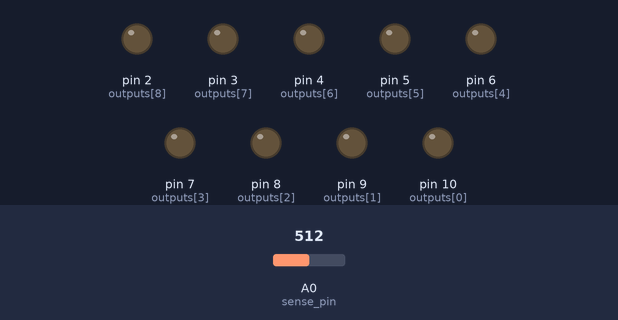
Recording of a sketch running on a simulated Arduino Uno, built with avr-gcc and run on an emulated ATmega328P. On the bench: output pins drawn as LEDs (lit = HIGH). The inputs (shaded band) are chosen by the test bench; at power-on: A0 (sense_pin) = 512.

Above: at 1.2 s.
1.3 s: A0 (sense_pin) set to 549
2.8 s: A0 (sense_pin) set to 582
At 3.4 s:
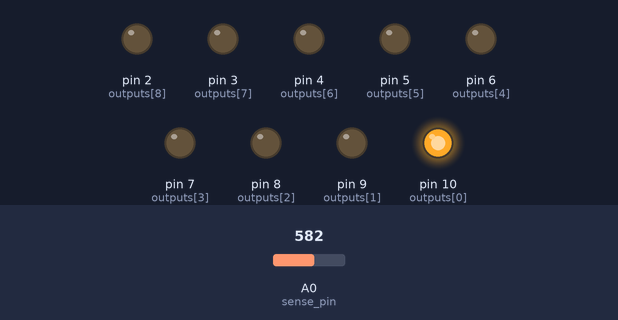
4.3 s: A0 (sense_pin) set to 610
5.8 s: A0 (sense_pin) set to 634
At 6.9 s:
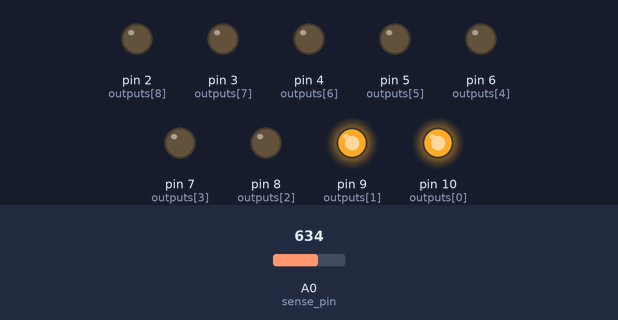
7.3 s: A0 (sense_pin) set to 664
8.8 s: A0 (sense_pin) set to 684
At 9.1 s:
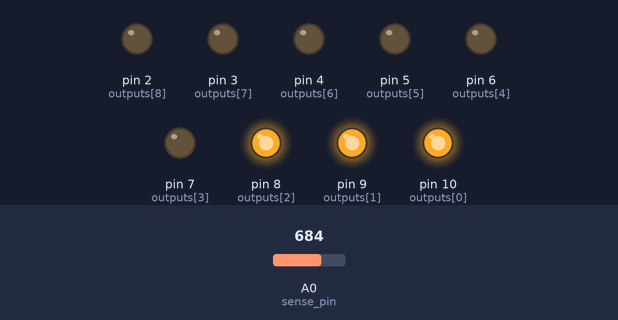
Timing chart, 0 to 11.3 s (numbered marks = the images above; inputs shaded):
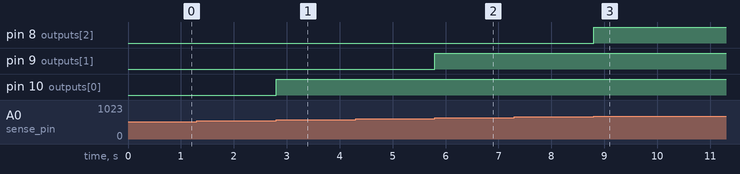

The sketch:

main.ino
```cpp
/**
 * TEJ3M
 * By: Evan Pratten
 */

#define beep boop

// LED outputs
const int outputs[] = {10, 9, 8, 7, 6, 5, 4, 3, 2};
const int output_count = (sizeof(outputs) / sizeof(outputs[0]));

#define sense_pin A0

void setup(){
    // Config, and pull down each output
    for (int i = 0; i < output_count; i++)
    {
        pinMode(outputs[i], OUTPUT);
        digitalWrite(outputs[i], LOW);
    }

    // Config the sensor
    pinMode(sense_pin, INPUT);

}

void writeLEDProgress(int progress, int max_progress){
    // Map progress to pins
    int led_height = map(progress, 512, max_progress, 0, output_count );

    // Write each LED
    for (size_t i = 0; i < output_count; i++)
    {
        if (i < led_height){
            digitalWrite(outputs[i], HIGH);
        } else {
            digitalWrite(outputs[i], LOW);
        }
    }

}

void loop(){

    // Read sensor
    int raw_light = analogRead(sense_pin);

    // Write LEDs
    writeLEDProgress(raw_light, 1000);
}
```

Measured:
- the behaviour switches between 566 and 567 on A0 (sense_pin) (found by bisection; images 0 and 1)
- the behaviour switches between 620 and 621 on A0 (sense_pin) (found by bisection; images 1 and 2)
- the behaviour switches between 674 and 675 on A0 (sense_pin) (found by bisection; images 2 and 3)
- after the input at 1.3 s, every drawn part: stays the same
- after the input at 2.8 s, pin 10 (outputs[0]): LOW → HIGH at once
- after the input at 4.3 s, every drawn part: stays the same
- after the input at 5.8 s, pin 9 (outputs[1]): LOW → HIGH at once
- after the input at 7.3 s, every drawn part: stays the same
- after the input at 8.8 s, pin 8 (outputs[2]): LOW → HIGH at once
